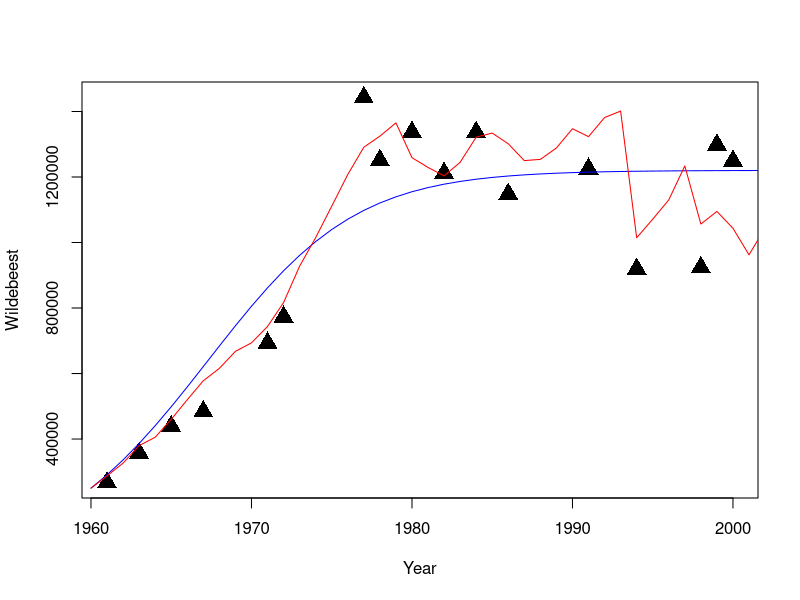

Here is the R script that generated this plot:
ser <- read.csv("Serengeti_wildebeest.csv", header=T)
tmax <- nrow(ser) # number of years in time series
N.obs <- ser$Wildebeest

# Function to obtain the fit of simulated values to data (r and K)
logis.fit1 = function(par){
  N.sim <- as.numeric(tmax)
  N.sim[1] <- 250000
  D = 0
  for (j in 2:tmax){
    N.sim[j] <- N.sim[j-1] + par[1] * N.sim[j-1] * (1 - N.sim[j-1] / par[2])
    # par[1] is r and par[2] is K
    if (!is.na(N.obs[j])) D = D + ((N.sim[j] - N.obs[j])^2)
  }
  D # sum of squared deviations
}

# Function 2: make K a function of dry-season rainfall
logis.fit2=function(par){
  N.sim <- as.numeric(tmax)
  N.sim[1] <- 250000
  D = 0
  for (j in 2:tmax){
    N.sim[j] <- N.sim[j-1] + par[1] * N.sim[j-1] * (1 - N.sim[j-1] / (par[2] * ser$Rdry[j-1]))
    # par[1] is r and par[2] is K
    if (!is.na(N.obs[j])) D = D + ((N.sim[j] - N.obs[j])^2)
  }
  D # sum of squared deviations
}

# Find the best-fit parameter values
mod.fit1 <- optim(c(0.25,1.1E6),fn=logis.fit1,method="Nelder-Mead")
mod.fit2 <- optim(c(0.25, 10000),fn=logis.fit2,method="Nelder-Mead")

# Generate simulated data based on these best-fit parameter values
par1 <- mod.fit1$par
r.best1 <- par1[1]
K.best1 <- par1[2]
par2 <- mod.fit2$par
r.best2 <- par2[1]
Omega.best2 <- par2[2]
t <- 1:tmax
Year <- 1959 + t
N.sim1 <- as.numeric(tmax)
N.sim2 <- as.numeric(tmax)
N.sim1[1] <- 250000
N.sim2[1] <- 250000
for (j in 2:tmax){
  N.sim1[j] <- N.sim1[j-1] + r.best1 * N.sim1[j-1] * (1 - N.sim1[j-1] / K.best1)
  N.sim2[j] <- N.sim2[j-1] + r.best2 * N.sim2[j-1] * (1 - N.sim2[j-1] / (Omega.best2* ser$Rdry[j-1]))
}
sub <- ser[complete.cases(ser$Wildebeest), ]
plot(sub$Year, sub$Wildebeest, cex=2, xlab="Year", ylab="Wildebeest", pch=17)
lines(Year,N.sim1, col="blue")
lines(Year,N.sim2, col="red")

